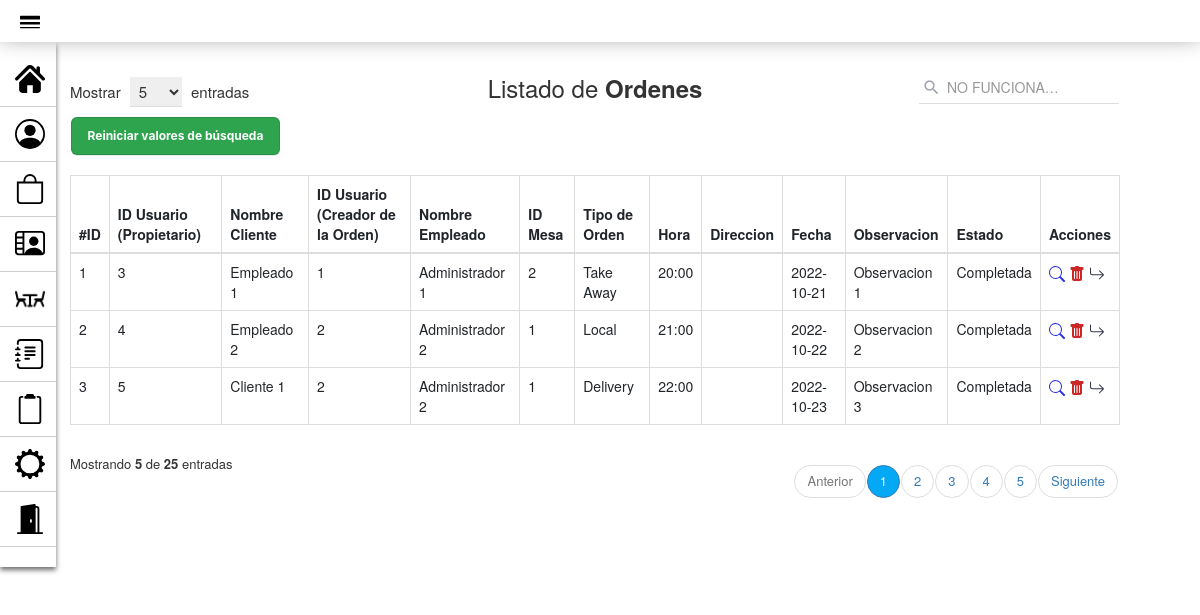
The page /PAGINA_GestionOrdenes.php on the database as committed earlier.
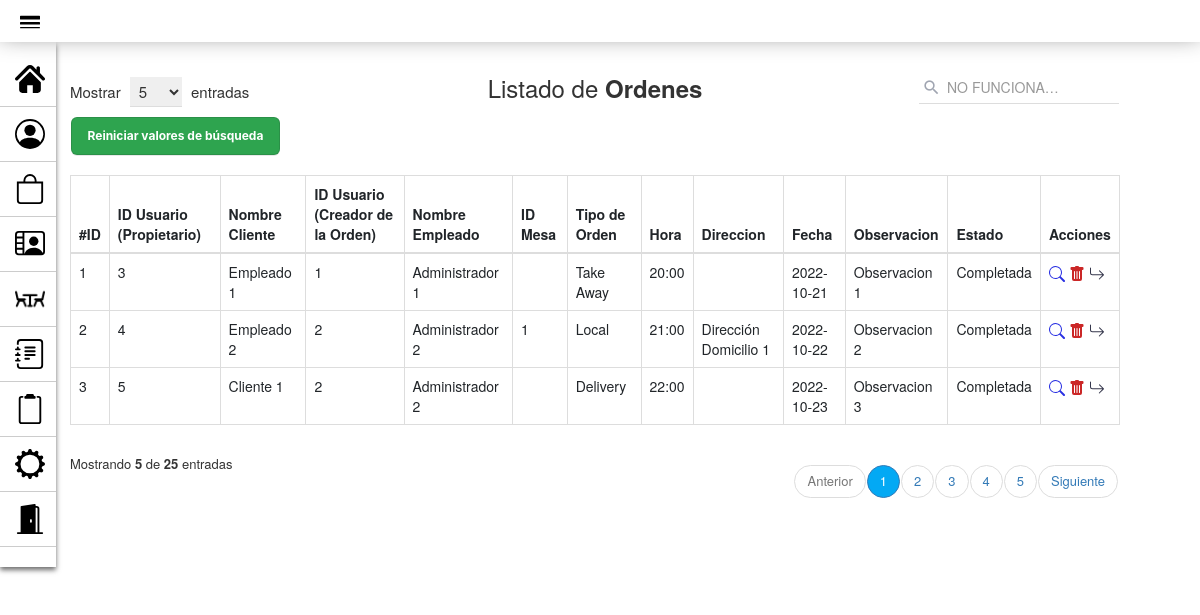
The same page on the database as committed later.
### tables this page shows
CREATE TABLE `orden` (
  `id_orden` int(10) PRIMARY KEY NOT NULL AUTO_INCREMENT COMMENT 'ID de la orden',  
  `cliente_orden` int(10) NULL COMMENT 'Cliente al que le corresponde la orden',
  `empleado_orden` int(10) NULL COMMENT 'Empleado que realizó la orden',
  `mesa_orden` int(10) NULL COMMENT 'Mesa asignada a la orden',
  `tipo_orden` enum('Local','Take Away','Delivery') NULL COMMENT 'Tipo de orden',
  `hora` varchar(5) NOT NULL COMMENT 'Hora de la orden',
  `direccion` varchar(80) NULL COMMENT 'Dirección de la orden',
  `fecha` date NOT NULL COMMENT 'Fecha de la orden realizada',
  `observacion` varchar(90) NULL COMMENT 'Comentarios para el pedido',
  `estado_orden` enum('Generandose...','Pendiente','En Proceso','Completada') NOT NULL COMMENT 'Estado de la orden',
  CONSTRAINT cliente_orden FOREIGN KEY (cliente_orden) REFERENCES usuario(id_usuario),
  CONSTRAINT empleado_orden FOREIGN KEY (empleado_orden) REFERENCES usuario(id_usuario),
  CONSTRAINT mesa_orden FOREIGN KEY (mesa_orden) REFERENCES mesa(id_mesa)
);

### modelo/conexion.php (called while the page is built)
<?php
class Conectar{
    public static function conexion (){
        try{
            $host ="localhost";
            $user ="root";
            $pass="";
            $bd="proyecto_grupo2";
            $con = mysqli_connect($host,$user,$pass);
            mysqli_select_db($con,$bd);
            return $con;
        }catch(Exception $e){
    die('Error'.$e->getMessage());
    echo "La linea de error " . $e->getLine();
        }
    }
    }
?>

### modelo/Orden.php (called while the page is built, shortened)
<?php
class Orden
{
    private $con;
    private $orden;
    public function __construct()
    {
        require_once("conexion.php");
        $this->con = conectar::conexion();
    }
    public function listar_ordenes()
    {
        $sql = "SELECT *
        FROM orden ORDER BY id_orden";
        $query = mysqli_query($this->con, $sql);
        while ($filas = mysqli_fetch_array($query)) {
            $this->orden[] = $filas;
        }
        return $this->orden;
    }
}
?>

### controlador/Controlador_PerfilUsuario.php (called while the page is built, shortened)
<?php
$id_perfil = $_SESSION['id'];
?>

### vista/Orden_VISTA.php (the view, shortened to what this page needs)
<!DOCTYPE html>
<html lang="es">
<head>
    <link rel="stylesheet" href="assets/styles2.css">
    <link href="https://cdn.jsdelivr.net/npm/bootstrap@5.2.0/dist/css/bootstrap.min.css" rel="stylesheet">
    <link href="https://maxcdn.bootstrapcdn.com/bootstrap/3.3.7/css/bootstrap.min.css" rel="stylesheet">
</head>
<body>
    <div class="container">
        <div class="table-responsive">
            <div class="table-wrapper">
                <div class="table-title">
                    <div class="row">
                        <div class="col-xs-4">
                            <div class="show-entries">
                                <span>Mostrar</span>
                                <select>
                                    <option>5</option>
                                </select>
                                <span>entradas</span>
                            </div>
                        </div>
                        <div class="col-xs-4">
                            <h2 class="text-center">Listado de <b>Ordenes</b></h2>
                        </div>
                        <?php require_once("vista/BUSCAR_Orden_VISTA.php"); ?>
                        <table class="table table-bordered">
                            <thead>
                                <tr>
                                    <th>#ID</th>
                                    <th>ID Usuario (Propietario)</th>
                                    <th>Nombre Cliente</th>
                                    <th>ID Usuario (Creador de la Orden)</th>
                                    <th>Nombre Empleado</th>
                                    <th>ID Mesa</th>
                                    <th>Tipo de Orden</th>
                                    <th>Hora</th>
                                    <th>Direccion</th>
                                    <th>Fecha</th>
                                    <th>Observacion</th>
                                    <th>Estado</th>
                                    <th>Acciones</th>
                                </tr>
                            </thead>
                            <tbody>
                                <?php foreach ($matrizOrden as $orden) : ?>
                                    <tr>
                                        <td scope="row"><?php echo $orden['id_orden'] ?></td>
                                        <td><?php echo $orden['cliente_orden'] ?></td>
                                        <td><?php echo $_SESSION['cliente_orden'] ?></td>
                                        <td><?php echo $orden['empleado_orden'] ?></td>
                                        <td><?php echo $_SESSION['empleado_orden'] ?></td>
                                        <td><?php echo $orden['mesa_orden'] ?></td>
                                        <td><?php echo $orden['tipo_orden'] ?></td>
                                        <td><?php echo $orden['hora'] ?></td>
                                        <td><?php echo $orden['direccion'] ?></td>
                                        <td><?php echo $orden['fecha'] ?></td>
                                        <td><?php echo $orden['observacion'] ?></td>
                                        <td><?php echo $orden['estado_orden'] ?></td>
                                        <td>
                                            <a href="PAGINA_VerOrden.php?id=<?php echo $orden['id_orden'] ?>" title="Ver Orden"><img src="assets/iconos/icono-lupa.svg"></a>
                                            <a href="controlador/eliminar_Orden_controlador.php?id=<?php echo $orden['id_orden'] ?>" title="Eliminar" onclick="javascript:return asegurar();"><img src="assets/iconos/icono-papelera.svg"></a>
                                            <a href="controlador/AvanzarEstadoOrden_controlador.php?id=<?php echo $orden['id_orden'] ?>" title="Avanzar Estado"><img src="assets/iconos/icono-flecha.svg"></a>
                                        </td>
                                    </tr>
                                <?php endforeach; ?>
                            </tbody>
                        </table>
                        <div class="clearfix">
                            <div class="hint-text">Mostrando <b>5</b> de <b>25</b> entradas</div>
                            <ul class="pagination">
                                <li class="page-item disabled"><a href="#">Anterior</a></li>
                                <li class="page-item active"><a href="#" class="page-link">1</a></li>
                                <li class="page-item"><a href="#" class="page-link">2</a></li>
                                <li class="page-item"><a href="#" class="page-link">3</a></li>
                                <li class="page-item"><a href="#" class="page-link">4</a></li>
                                <li class="page-item"><a href="#" class="page-link">5</a></li>
                                <li class="page-item"><a href="#" class="page-link">Siguiente</a></li>
                            </ul>
                        </div>
                    </div>
                </div>
</body>
</html>

### PAGINA_GestionOrdenes.php (shortened to what this page needs)
<!DOCTYPE html>
<html lang="es">
<head>
        <link rel="stylesheet" href="assets/styles2.css">
        <link href="https://cdn.jsdelivr.net/npm/bootstrap@5.2.0/dist/css/bootstrap.min.css" rel="stylesheet">
        <link href="https://maxcdn.bootstrapcdn.com/bootstrap/3.3.7/css/bootstrap.min.css" rel="stylesheet">
        <link href="https://maxcdn.bootstrapcdn.com/font-awesome/4.7.0/css/font-awesome.min.css" rel="stylesheet">
</head>
<body>
        <?php require_once("vista/MENSAJE_Gestor_VISTA.php"); ?>
        <div class="container-fluid cont-pers">
                <div class="col-8 ">
                        <?php require_once("controlador/Ordenes_controlador.php"); ?>
                        <?php require_once("vista/ADMIN_BarraNavegacion.php"); ?>
</body>
</html>

### vista/MENSAJE_Gestor_VISTA.php (shortened to what this page needs)
<!DOCTYPE html>
<html lang="es">
<head>
    <link rel="stylesheet" href="assets/styles_alertas.css">
</head>
<body>
</body>
</html>

### controlador/Ordenes_controlador.php
<?php
require_once("modelo/Orden.php");
$orden = new Orden();
$matrizOrden = $orden->listar_ordenes();
if ($matrizOrden) {
    require_once("vista/Orden_VISTA.php");
} else {
?>
    <div class="no_hay_registros">
        <?php echo "No hay ordenes registradas en el sistema"; ?>
    </div>
<?php
}
?>

### vista/BUSCAR_Orden_VISTA.php (shortened to what this page needs)
<!DOCTYPE html>
<html lang="es">
<head>
</head>
<body>
    <div class="col-xs-4">
        <form method="POST">
            <div class="search-box">
                <div class="input-group" type="text" name="busqueda">
                    <span class="input-group-addon"><i class="material-icons">&#xE8B6;</i></span>
                    <input type="text" name="reserva" class="form-control" placeholder="NO FUNCIONA&hellip;">
                </div>
            </div>
    </div>
    <div><input class="button-1" type="submit" value="Reiniciar valores de búsqueda"></input></div>
    </div>
    </div>
</body>
</html>

### vista/ADMIN_BarraNavegacion.php (shortened to what this page needs)
<!DOCTYPE html>
<html lang="es">
<head>
    <link rel="stylesheet" href="assets/styles_navbar.css">
</head>
<body>
    <?php require_once("controlador/Controlador_PerfilUsuario.php"); ?>
    <header>
        <span class="menu"><img src="assets/iconos/icono-desplegable.svg" alt="Inicio" width="20" height="20"></span>
    </header>
    <aside class="keep">
        <ul>
            <li>
                <a class="message" href="index.php" style="text-decoration:none">
                    <span><img src="assets/iconos/icono-inicio.svg" alt="Inicio" width="30" height="30"></span>
                </a>
            </li>
            <li>
                <a class="message" href="PAGINA_GestionUsuarios.php" style="text-decoration:none">
                    <span><img src="assets/iconos/icono-usuario2.svg" alt="Usuarios" width="30" height="30"></span>
                </a>
            </li>
            <li>
                <a class="message" href="PAGINA_GestionProductos.php" style="text-decoration:none">
                    <span><img src="assets/iconos/icono-producto.svg" alt="Productos" width="30" height="30"></span>
                </a>
            </li>
            <li>
                <a class="message" href="PAGINA_GestionProveedores.php" style="text-decoration:none">
                    <span><img src="assets/iconos/icono-proveedor.svg" alt="Proveedores" width="30" height="30"></span>
                </a>
            </li>
            <li>
                <a class="message" href="PAGINA_GestionMesas.php" style="text-decoration:none">
                    <span><img src="assets/iconos/icono-mesa2.png" alt="Mesas" width="30" height="30"></span>
                </a>
            </li>
            <li>
                <a class="message" href="PAGINA_GestionReservas.php" style="text-decoration:none">
                    <span><img src="assets/iconos/icono-reserva.svg" alt="Reservas" width="30" height="30"></span>
                </a>
            </li>
            <li>
                <a class="message" href="PAGINA_GestionOrdenes.php" style="text-decoration:none">
                    <span><img src="assets/iconos/icono-comanda.svg" alt="Ordenes" width="30" height="30"></span>
                </a>
            </li>
            <li>
                <a class="message" href="PAGINA_ModificarPerfil.php?id=<?php echo $id_perfil ?>" style="text-decoration:none">
                    <span><img src="assets/iconos/icono-ajuste.svg" alt="Configuración" width="30" height="30"></span>
                </a>
            </li>
            <li>
                <a class="message" href="controlador/Logout.php" style="text-decoration:none">
                    <span><img src="assets/iconos/icono-salir.svg" alt="Logout" width="30" height="30"></span>
                </a>
            </li>
        </ul>
    </aside>
</body>
</html>

### assets/styles2.css (style rules this page uses)
body { font-family: 'Roboto', sans-serif; background-repeat: no-repeat; background-size: cover; }
.table-responsive { margin: 50px 0; margin-left: 20px; }
.table-wrapper { min-width: 35em; background: #fff; padding: 20px; box-shadow: 0 1px 1px rgba(0, 0, 0, .05); }
.table-title { font-size: 15px; padding-bottom: 10px; margin: 0 0 10px; min-height: 45px; }
.table-title h2 { margin: 5px 0 0; font-size: 24px; }
.table-title select { border-color: #ddd; border-width: 0 0 1px 0; padding: 3px 10px 3px 5px; margin: 0 5px; }
.table-title .show-entries { margin-top: 7px; }
.search-box { position: relative; float: right; }
.search-box .input-group { min-width: 200px; position: absolute; right: 0; }
.search-box .input-group-addon, .search-box input { border-color: #ddd; border-radius: 0; }
.search-box .input-group-addon { border: none; border: none; background: transparent; position: absolute; z-index: 9; }
.search-box input { height: 34px; padding-left: 28px; box-shadow: none !important; border-width: 0 0 1px 0; }
.search-box i { color: #a0a5b1; font-size: 19px; position: relative; top: 2px; left: -10px; }
table.table tr th, table.table tr td { border-color: #e9e9e9; }
table.table td:last-child { width: fit-content; }
table.table td a { color: #a0a5b1; }
.pagination { float: right; margin: 0 0 5px; }
.pagination li a { border: none; font-size: 13px; min-width: 30px; min-height: 30px; padding: 0 10px; color: #999; margin: 0 2px; line-height: 30px; border-radius: 30px !important; text-align: center; }
.pagination li.active a { background: #03A9F4; }
.hint-text { float: left; margin-top: 10px; font-size: 13px; }
.button-1 { appearance: none; background-color: #2ea44f; border: 1px solid rgba(27, 31, 35, .15); border-radius: 6px; box-shadow: rgba(27, 31, 35, .1) 0 1px 0; box-sizing: border-box; color: #fff; cursor: pointer; display: inline-block; font-family: -apple-system, system-ui, "Segoe UI", Helvetica, Arial, sans-serif, "Apple Color Emoji", "Segoe UI Emoji"; font-size: 12px; font-weight: 700; line-height: 16px; padding: 10px 16px; margin-top: 10px; margin-left: 8px; }
.material-icons { font-family: 'Material Icons'; font-size: 16px; vertical-align: text-top; }

### assets/styles_navbar.css (style rules this page uses)
* { margin: 0px; padding: 0px; }
header { background: #fff; padding: 10px 20px; box-shadow: 0px -8px 25px #6d6d6d; position: fixed; top: 0; left: 0; width: 100%; z-index: 991; }
.menu { display: inline-block; cursor: pointer; }
aside { width: 4em; background: #fff; padding: 0px 0px 10px 0px; position: absolute; left: 0px; top: 0px; height: 100%; box-shadow: 0px 3px 5px #6d6d6d; overflow: hidden; z-index: 99; height: fit-content; margin-top: 3em; }
aside ul { list-style: none; width: 100%; margin-left: -30px; margin-top: 10px; }
aside ul li { border-bottom: 1px solid #ccc; padding: 12px 25px; position: relative; width: fit-content; }
aside ul li a { font-size: 14px; color: #4a4a4a; text-decoration: none; text-transform: uppercase; white-space: nowrap; display: inline-block; }
aside ul li a span { display: inline-block; vertical-align: middle; color: #000000; width: 38px; }
.message { font-family: 'Signika', sans-serif; font-size: 12px; }

Rows that differ between the two databases and show on the page:
changed orden "Take Away": mesa_orden "2" → (not shown)
changed orden "Local": direccion (not shown) → "Dirección Domicilio 1"
changed orden "Delivery": mesa_orden "1" → (not shown)
